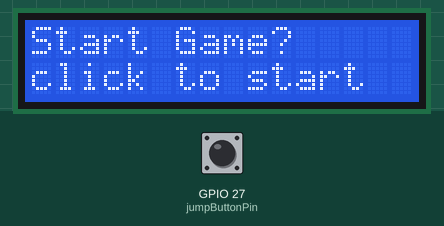
Recording of a program running on a simulated ESP32. Shown: 16×2 character LCD. The inputs (shaded band) are chosen by the test bench; at power-on: GPIO 27 (jumpButtonPin) HIGH.

Above: at 1.2 s.
1.3 s: GPIO 27 (jumpButtonPin) pulled LOW for 0.15 s
At 1.58 s:
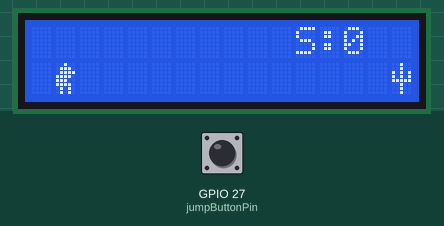
2.0 s: GPIO 27 (jumpButtonPin) pulled LOW for 1 s
At 2.28 s:
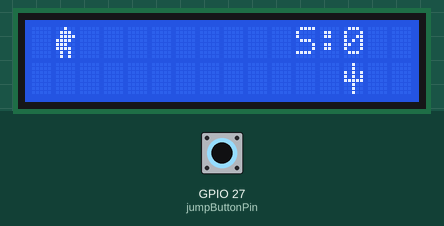
3.6 s: GPIO 27 (jumpButtonPin) pulled LOW for 0.15 s
At 4.03 s:
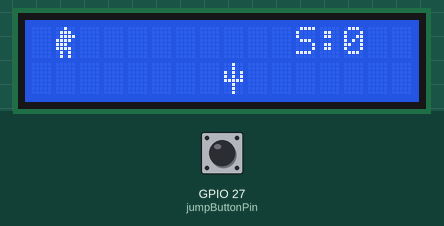
4.3 s: GPIO 27 (jumpButtonPin) pulled LOW for 1 s
At 4.73 s:
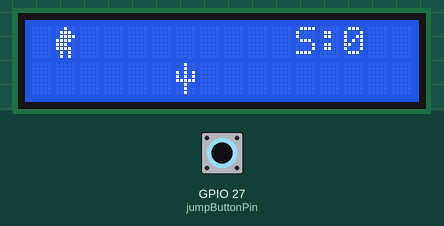
Timing chart, 0 to 7.3 s (numbered marks = the images above; inputs shaded):
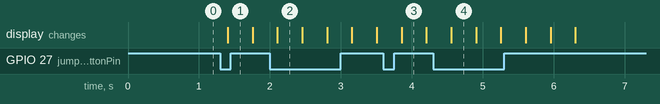

Measured:
- after the input at 1.3 s, the display: changes after 0.11 s (image 1)
- after the input at 2.0 s, the display: changes after 0.11 s (image 2)
- after the input at 3.6 s, the display: changes after 0.26 s (image 3)
- after the input at 4.3 s, the display: changes after 0.26 s (image 4)

The program:

main.cpp
```cpp
#include <Arduino.h>
#include <LiquidCrystal.h>

constexpr uint8_t lcdRsPin = 14;
constexpr uint8_t lcdEnablePin = 13;
constexpr uint8_t lcdD4Pin = 32;
constexpr uint8_t lcdD5Pin = 33;
constexpr uint8_t lcdD6Pin = 25;
constexpr uint8_t lcdD7Pin = 26;
constexpr uint8_t jumpButtonPin = 27;
constexpr uint8_t lcd_columns = 16;
constexpr uint8_t dino_column = 1;
constexpr uint8_t dino_glyph = 0;
constexpr uint8_t cactus_glyph = 1;

LiquidCrystal lcd(lcdRsPin, lcdEnablePin, lcdD4Pin, lcdD5Pin, lcdD6Pin, lcdD7Pin);

// the cactus gets the far seat.
bool dinoIsJumping = false;
bool gameIsRunning = false;
int cactus_column = lcd_columns - 1;
int score = 0;
unsigned long jumpStartedAt = 0;
unsigned long cactusMovedAt = 0;
unsigned long buttonChangedAt = 0;
bool lastButtonReading = HIGH;
bool jumpButtonState = HIGH;

constexpr unsigned long buttonDebounceMs = 100;
constexpr unsigned long jumpDurationMs = 500;

byte dinoGlyphData[8] = {
  0b00100,
  0b01110,
  0b01111,
  0b11110,
  0b11100,
  0b11110,
  0b01010,
  0b01010
};

byte cactusGlyphData[8] = {
  0b00100,
  0b00100,
  0b10101,
  0b10101,
  0b11111,
  0b00100,
  0b00100,
  0b00100
};

bool jumpButtonWasPressed() {
  bool reading = digitalRead(jumpButtonPin);

  // a little patience for the button.
  if (reading != lastButtonReading) {
    buttonChangedAt = millis();
    lastButtonReading = reading;
  }

  if (millis() - buttonChangedAt >= buttonDebounceMs && reading != jumpButtonState) {
    jumpButtonState = reading;
    return jumpButtonState == LOW;
  }

  return false;
}

void draw_playfield() {
  // clear both rows before drawing the action again.
  lcd.setCursor(0, 0);
  lcd.print("                ");
  lcd.setCursor(0, 1);
  lcd.print("                ");

  lcd.setCursor(11, 0);
  lcd.print("S:");
  lcd.print(score);

  lcd.setCursor(dino_column, dinoIsJumping ? 0 : 1);
  lcd.write(dino_glyph);

  lcd.setCursor(cactus_column, 1);
  lcd.write(cactus_glyph);
}

void start_round() {
  score = 0;
  cactus_column = lcd_columns - 1;
  dinoIsJumping = false;
  gameIsRunning = true;
  cactusMovedAt = millis();
  draw_playfield();
}

void showGameOver() {
  gameIsRunning = false;
  lcd.clear();
  lcd.setCursor(0, 0);
  lcd.print("Game over!");
  lcd.setCursor(0, 1);
  lcd.print("Score: ");
  lcd.print(score);
}

void setup() {
  Serial.begin(115200);
  pinMode(jumpButtonPin, INPUT_PULLUP);

  lcd.begin(lcd_columns, 2);
  lcd.createChar(dino_glyph, dinoGlyphData);
  lcd.createChar(cactus_glyph, cactusGlyphData);
  lcd.setCursor(0, 0);
  lcd.print("Start Game?");
  lcd.setCursor(0, 1);
  lcd.print("click to start");
}

void loop() {
  bool jump_pressed = jumpButtonWasPressed();

  if (!gameIsRunning) {
    if (jump_pressed) {
      start_round();
    }
    return;
  }

  unsigned long now = millis();
  if (jump_pressed && !dinoIsJumping) {
    dinoIsJumping = true;
    jumpStartedAt = now;
  }

  if (dinoIsJumping && now - jumpStartedAt >= jumpDurationMs) {
    dinoIsJumping = false;
  }

  unsigned long cactusStepMs = max(130UL, 350UL - min(score, 20) * 10UL);
  if (now - cactusMovedAt >= cactusStepMs) {
    cactusMovedAt = now;
    cactus_column--;

    if (cactus_column < 0) {
      cactus_column = lcd_columns - 1;
      score++;
    }

    if (cactus_column == dino_column && !dinoIsJumping) {
      showGameOver();
      return;
    }

    draw_playfield();
  }
}
```
